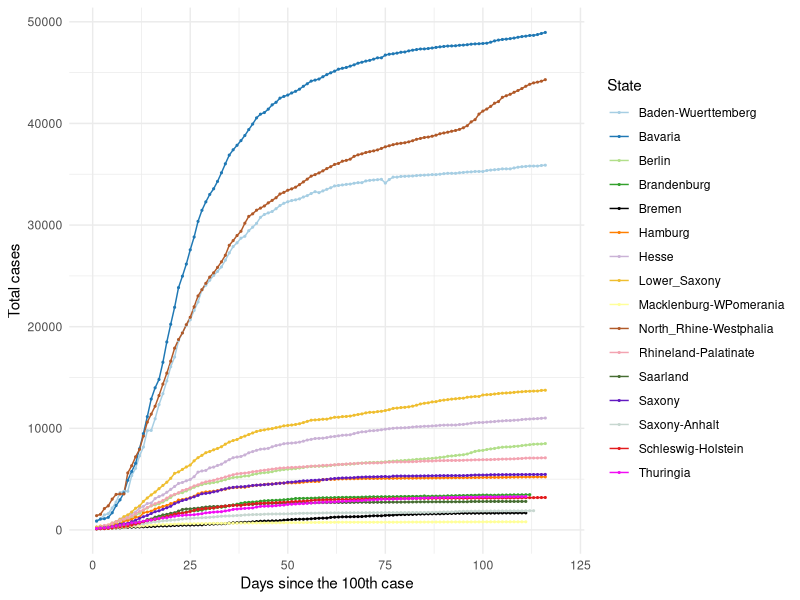
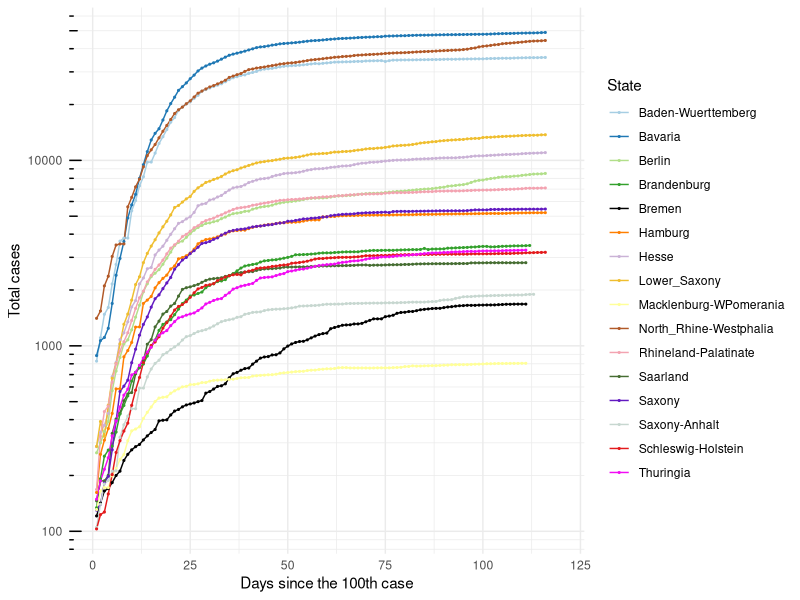
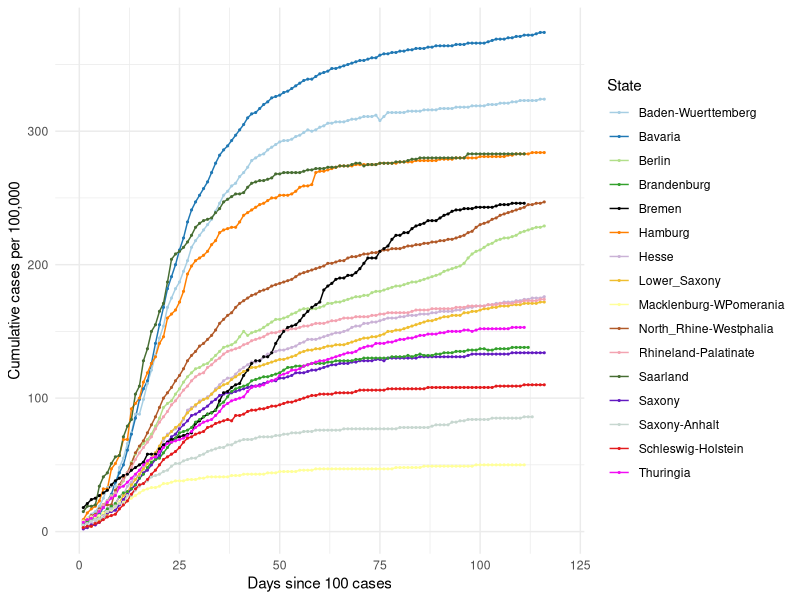
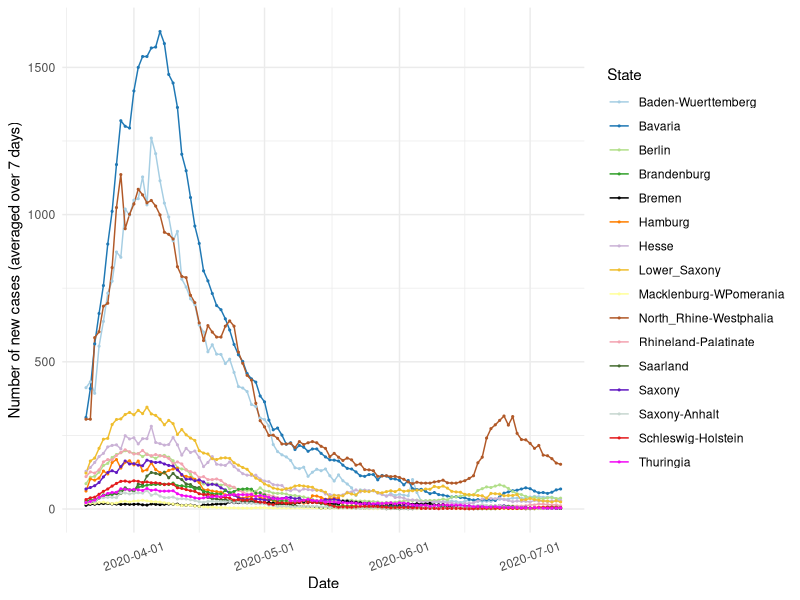
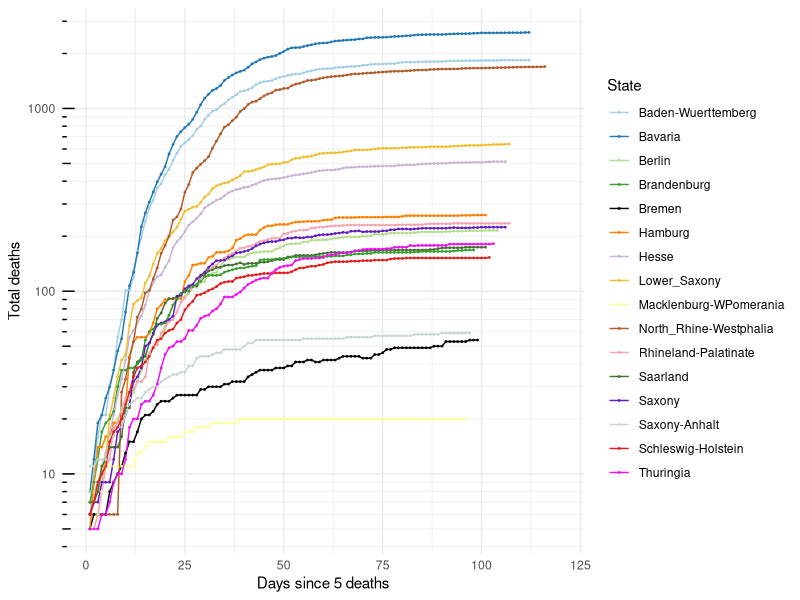
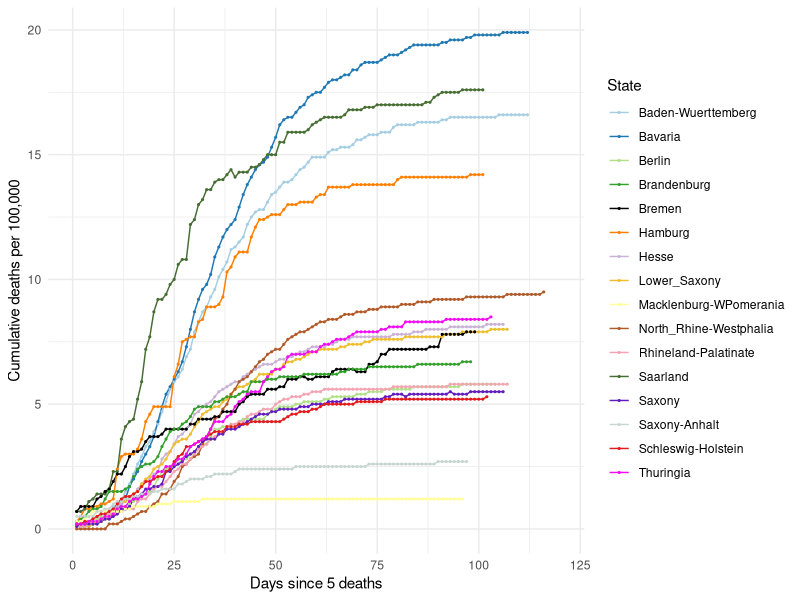
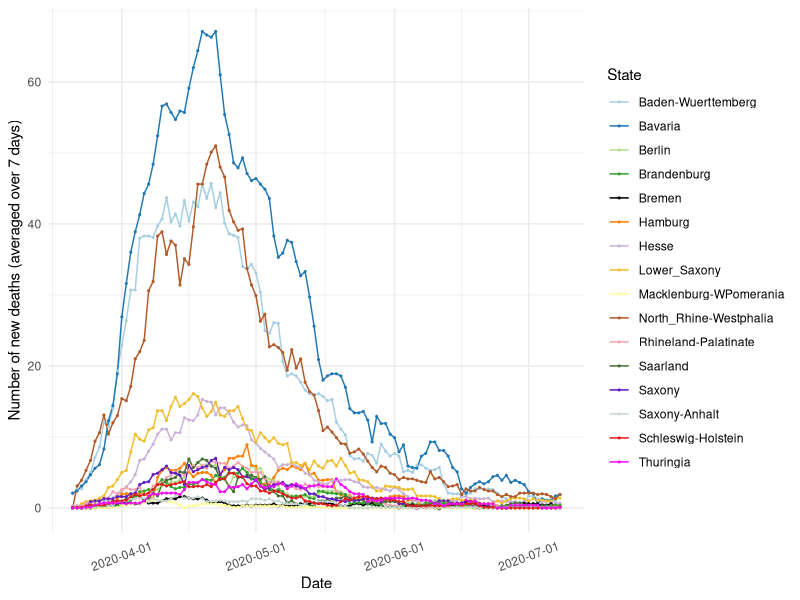

The R source for these figures, in order:
## ---- chunk 1

knitr::opts_chunk$set(echo=TRUE, collapse = TRUE)

libload<-function(...) {
    libs<-unlist(list(...))
    req<-unlist(lapply(libs,require,character.only=TRUE))
    need<-libs[req==FALSE]
    if(length(need)>0){ 
        install.packages(need, repos = "https://ftp.fau.de/cran/")
        lapply(need, require, character.only=TRUE)
    }
}
packages <- c("data.table", "ggplot2", "dplyr", "stats", "RColorBrewer", "readr", "here", "scales")
libload(packages)


`%notin%` <- function(x,y) !(x %in% y) 
cumulative.cases <- read_csv(here("static", "data", "Germany10States.csv"))
germany.16states <- read_csv(here("static", "data", "Germany16States.csv"))

colors16 <- c('#A6CEE3', '#1F78B4', '#B2DF8A', '#33A02C',
              '#000000', '#FF7F00', '#CAB2D6', 
              '#EFBE2F', '#FFFF99', '#B15928', '#F3A3B1', '#466D32',
              '#621AC1', '#C7D7D0', '#E31A1C','#F20CF4', '#123456')

## ---- chunk 2

## 10 States with the highest cumulative cases ##
#################################################

#states.filter <- cumulative.cases[cumulative.cases$Days_100 > 0,]
#states.sel <- unique(states.filter$State)

# Choose all the data points for the selected countries starting from Days_100 > 0
#states.final <- cumulative.cases[cumulative.cases$Days_100 > 0,]
states.final <- germany.16states[germany.16states$Days_100 > 0,]

# Plot 1 == Linear scale for total number of cases
cum.plot <- ggplot(data=states.final, aes(x=Days_100, y=Total_Cases, group=State, color=State)) +
            geom_line() + geom_point(size = 0.4) +     
          #  scale_color_brewer(palette = 'Paired') + 
            scale_colour_manual(name= "State", values= colors16) +
            scale_x_continuous('Days since the 100th case', limits=c(0,120)) + 
            scale_y_continuous("Total cases") + 
            #ggtitle('Linear scale') +
            theme_minimal()

print(cum.plot) 

## ---- chunk 3

## Logarithmic scale ##
#######################

base_breaks <- function(n = 10){
  function(x) {
    axisTicks(log10(range(x, na.rm = TRUE)), log = TRUE, n = n)
  }
}

logbreaks <- 10^(-10:10)
logminor_breaks <- rep(1:9, 21)*(10^rep(-10:10, each=9))

cum.plot2 <- ggplot(data=states.final, aes(x=Days_100, y=Total_Cases, group=State, color=State)) +
             geom_line() + geom_point(size=0.4) + 
          #   scale_color_brewer(palette = 'Paired') +
             scale_colour_manual(name= "State", values= colors16) +
             scale_x_continuous(name='Days since the 100th case', limits=c(0,120)) + 
             scale_y_continuous(name="Total cases", trans = 'log10', breaks = logbreaks, minor_breaks = logminor_breaks) +
             annotation_logticks(sides="l") + 
             #ggtitle('Logarithmic scale') +
             theme_minimal()

print(cum.plot2)

## ---- chunk 4

#states16.filter <- germany.16states[germany.16states$Days_100 > 0,]
#states16.sel <- unique(states16.filter$State)

# Choose all the data points for the selected countries starting from Days_100 > 0 
#states16.final <- states16.filter[states16.filter$State %in% states16.sel & states16.filter$Days_100 > 0,]

states16.final <- germany.16states[germany.16states$Days_100 > 0,]

# Plot 1 == Linear scale for total number of cases
per100.plot <- ggplot(data=states16.final, aes(x=Days_100, y=Per100, group=State, color=State)) +
            geom_line() + geom_point(size = 0.4) + 
            # scale_color_brewer(palette = 'Paired') +
            scale_colour_manual(name= "State", values= colors16) +
            scale_x_continuous('Days since 100 cases', limits=c(0,120)) + 
            scale_y_continuous("Cumulative cases per 100,000") + 
            #ggtitle('Linear scale') +
            theme_minimal()

print(per100.plot)

## ---- chunk 5
#new.cases <- read_csv(here("static", "data", "GermanyNewCases10States.csv"))

new7days <- states.final[states.final$Avg_7days > 0,]
new7days$Dates <- as.Date(new7days$Dates)

newcase7.plot <- ggplot(data=new7days, aes(x=Dates, y=Avg_7days, group=State, color=State)) +
            geom_line() + geom_point(size = 0.4) + 
       #     scale_color_brewer(palette = 'Paired') +
            scale_colour_manual(name= "State", values= colors16) +
            scale_x_date(name='Date', labels=date_format('%Y-%m-%d')) + 
            scale_y_continuous(name="Number of new cases (averaged over 7 days)") + 
            #ggtitle('Linear scale') +
            theme_minimal() + theme(axis.text.x = element_text(angle=20, hjust=0.5, vjust=0.5))

print(newcase7.plot)
 
## ---- chunk 6
#num.deaths <- read_csv(here("static", "data", "GermanyTotalDeaths10States.csv"))

# Choose all the data points for the selected countries starting from Days_5 > 0
deaths.final <- states.final[states.final$DeathsDays_5 > 0,]

# Plot 1 == Linear scale for total number of cases
deaths.plot <- ggplot(data=deaths.final, aes(x=DeathsDays_5, y=Deaths, group=State, color=State)) +
   geom_line() + geom_point(size = 0.3) + 
  # scale_color_brewer(palette = 'Paired') +
   scale_colour_manual(name= "State", values= colors16) +
   scale_x_continuous('Days since 5 deaths', limits=c(0,120)) + 
   scale_y_continuous("Total deaths", trans = 'log10', breaks = logbreaks, 
                      minor_breaks = logminor_breaks) +
   annotation_logticks(sides="l") + 
   #ggtitle('Linear scale') +
   theme_minimal()

print(deaths.plot)

## ---- chunk 7

states16.final <- germany.16states[germany.16states$DeathsDays_5 > 0,]

# Plot 1 == Linear scale for total number of cases
deathper100.plot <- ggplot(data=states16.final, aes(x=DeathsDays_5, y=DeathPer100, group=State, color=State)) +
            geom_line() + geom_point(size = 0.4) + 
            # scale_color_brewer(palette = 'Paired') +
            scale_colour_manual(name= "State", values= colors16) +
            scale_x_continuous('Days since 5 deaths', limits=c(0,120)) + 
            scale_y_continuous("Cumulative deaths per 100,000") + 
            #ggtitle('Linear scale') +
            theme_minimal()

print(deathper100.plot)

## ---- chunk 8
#new.cases <- read_csv(here("static", "data", "GermanyNewCases10States.csv"))

states.final$Dates <- as.Date(states.final$Dates)
death7days <- states.final
death7days <- death7days[death7days$Dates > as.Date('2020-03-20'),]

death7days.plot <- ggplot(data=death7days, aes(x=Dates, y=Death_7days, group=State, color=State)) +
            geom_line() + geom_point(size = 0.4) + 
       #     scale_color_brewer(palette = 'Paired') +
            scale_colour_manual(name= "State", values= colors16) +
            scale_x_date(name='Date', labels=date_format('%Y-%m-%d')) + 
            scale_y_continuous(name="Number of new deaths (averaged over 7 days)") + 
           
            #ggtitle('Linear scale') +
            theme_minimal() + theme(axis.text.x = element_text(angle=20, hjust=0.5, vjust=0.5))

print(death7days.plot)
 
